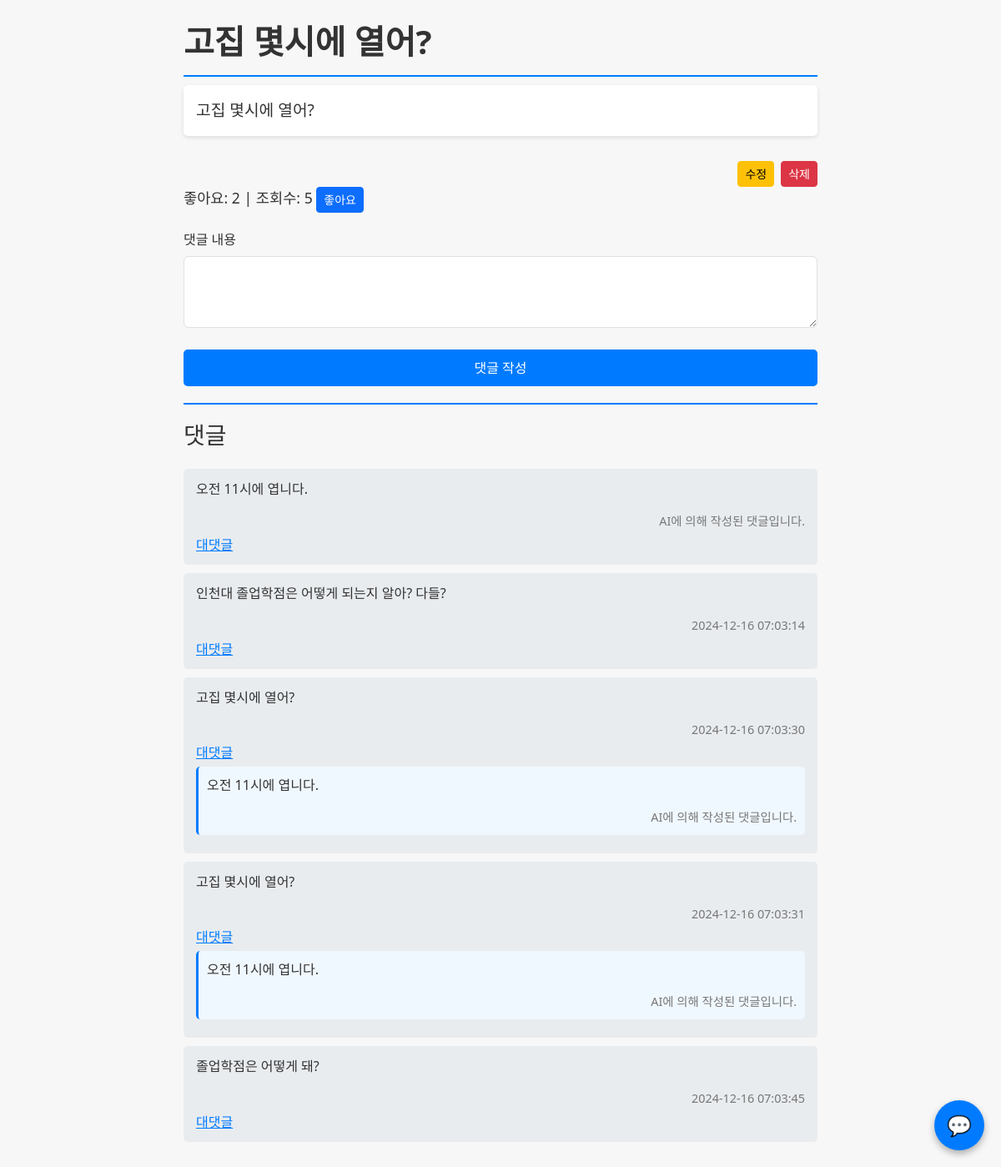
Page /post/7 on the committed database.
### tables this page shows
CREATE TABLE posts (
            id INTEGER PRIMARY KEY AUTOINCREMENT,
            title TEXT NOT NULL,
            content TEXT NOT NULL,
            created_at TIMESTAMP DEFAULT CURRENT_TIMESTAMP
        );

CREATE TABLE comments (
            id INTEGER PRIMARY KEY AUTOINCREMENT,
            post_id INTEGER NOT NULL,
            content TEXT NOT NULL,
            parent_id INTEGER DEFAULT NULL,
            created_at TIMESTAMP DEFAULT CURRENT_TIMESTAMP,
            is_ai INTEGER DEFAULT 0,
            FOREIGN KEY (post_id) REFERENCES posts (id),
            FOREIGN KEY (parent_id) REFERENCES comments (id)
        );

### app.py (the view, shortened to what this page needs)
@app.route('/post/<int:post_id>', methods=['GET', 'POST', 'DELETE'])
def post(post_id):
    conn = sqlite3.connect('board.db')
    post = conn.cursor().execute('SELECT * FROM posts WHERE id = ?', (post_id,)).fetchone()
    comments = conn.cursor().execute('SELECT * FROM comments WHERE post_id = ? ORDER BY created_at', (post_id,)).fetchall()
    structured_comments = {}
    for comment in comments:
        if comment[3] not in structured_comments:  # parent_id
            structured_comments[comment[3]] = []
        structured_comments[comment[3]].append(comment)
    conn.close()
    return render_template('post.html', post=post, comments=structured_comments)

### templates/post.html (shortened to what this page needs)
<!DOCTYPE html>
<html lang="ko">
<head>
    <link href="https://cdn.jsdelivr.net/npm/bootstrap@5.3.0/dist/css/bootstrap.min.css" rel="stylesheet">
</head>
<body>
    <div class="container">
        <div>
            <div class="post-title">{{ post[1] }}</div>
            <div class="post-content" id="content2">{{ post[2].replace('\\n', '<br>')|safe }}</div>
        </div>
        <div class="d-flex justify-content-end">
            <a href="{{ url_for('edit_post', post_id=post[0]) }}" class="btn btn-warning btn-sm me-2">수정</a>
            <button class="btn btn-danger btn-sm" id="deletePostButton">삭제</button>
        </div>
        <div class="stats-section">
            <span id="likeCount">좋아요: 0</span> |
            <span id="viewCount">조회수: 0</span>
            <button id="likeButton" class="btn btn-primary btn-sm">좋아요</button>
        </div>
        <div class="mt-3">
            <form method="post" class="comment-form">
                <div class="mb-3">
                    <label for="content" class="form-label">댓글 내용</label>
                    <textarea id="content" name="content" class="form-control" rows="3" required></textarea>
                </div>
                <button type="submit" class="btn btn-submit">댓글 작성</button>
            </form>
        </div>
        <div class="comment-section">
            <h3 class="mb-4">댓글</h3>
            {% for comment in comments[None] %}
                <div class="comment">
                    <p>{{ comment[2] }}</p>
                    {% if comment[5] == 1 %}
                    <div class="comment-date">AI에 의해 작성된 댓글입니다.</div>
                    {% else %}
                    <div class="comment-date">{{comment[4]}}</div>
                    {% endif %}
                    <button class="btn btn-reply reply-button" data-comment-id="{{ comment[0] }}">대댓글</button>
                    {% if comments[comment[0]] %}
                        <div class="ml-4">
                            {% for reply in comments[comment[0]] %}
                                <div class="comment reply-comment">
                                    <p>{{ reply[2] }}</p>
                                    {% if reply[5] == 1 %}
                                    <div class="comment-date">AI에 의해 작성된 댓글입니다.</div>
                                    {% else %}
                                    <div class="comment-date">{{reply[4]}}</div>
                                    {% endif %}
                                </div>
                            {% endfor %}
                        </div>
                    {% endif %}
                </div>
            {% endfor %}
        </div>
    </div>
    <div class="chat-button" id="chatButton">💬</div>
</body>
</html>

### templates/post.html (style rules this page uses)
body, html { height: 100%; margin: 0; background-color: #f7f7f7; color: #333; }
.container { max-width: 800px; padding: 20px; }
.post-title { font-size: 2.5em; font-weight: bold; margin-bottom: 10px; border-bottom: 2px solid #007bff; padding-bottom: 10px; }
.post-content { font-size: 1.2em; margin-bottom: 30px; line-height: 1.6; background-color: #ffffff; padding: 15px; border-radius: 5px; box-shadow: 0 2px 5px rgba(0,0,0,0.1); max-height: 300px; overflow-y: auto; position: relative; z-index: 1; }
.d-flex { position: relative; z-index: 2; }
.stats-section { margin-bottom: 20px; font-size: 1.1em; }
.comment-section { margin-top: 20px; border-top: 2px solid #007bff; padding-top: 20px; }
.comment { padding: 12px 15px; background-color: #e9ecef; border-radius: 5px; margin-bottom: 10px; position: relative; }
.comment-date { font-size: 0.9em; color: #777; text-align: right; margin-top: 5px; }
.btn-submit { background-color: #007bff; color: white; border: none; font-size: 1em; padding: 10px; width: 100%; border-radius: 5px; margin-top: 10px; }
.btn-reply { background-color: transparent; color: #007bff; border: none; padding: 0; margin-top: 5px; cursor: pointer; font-size: 1em; text-decoration: underline; }
.reply-comment { background-color: #f0f8ff; border-left: 3px solid #007bff; margin-top: 5px; padding: 10px; border-radius: 5px; }
.chat-button { position: fixed; bottom: 20px; right: 20px; width: 60px; height: 60px; background-color: #007bff; color: white; border-radius: 50%; display: flex; align-items: center; justify-content: center; font-size: 1.5em; cursor: pointer; box-shadow: 0 4px 8px rgba(0,0,0,0.3); }

### rows in the picture
posts: title "고집 몇시에 열어?", content "고집 몇시에 열어?"
comments: content "오전 11시에 엽니다.", is_ai "AI에 의해 작성된 댓글입니다."
comments: content "인천대 졸업학점은 어떻게 되는지 알아? 다들?", created_at "2024-12-16 07:03:14"
comments: content "고집 몇시에 열어?", created_at "2024-12-16 07:03:30"
comments: content "오전 11시에 엽니다.", is_ai "AI에 의해 작성된 댓글입니다."
comments: content "고집 몇시에 열어?", created_at "2024-12-16 07:03:31"
comments: content "오전 11시에 엽니다.", is_ai "AI에 의해 작성된 댓글입니다."
comments: content "졸업학점은 어떻게 돼?", created_at "2024-12-16 07:03:45"
